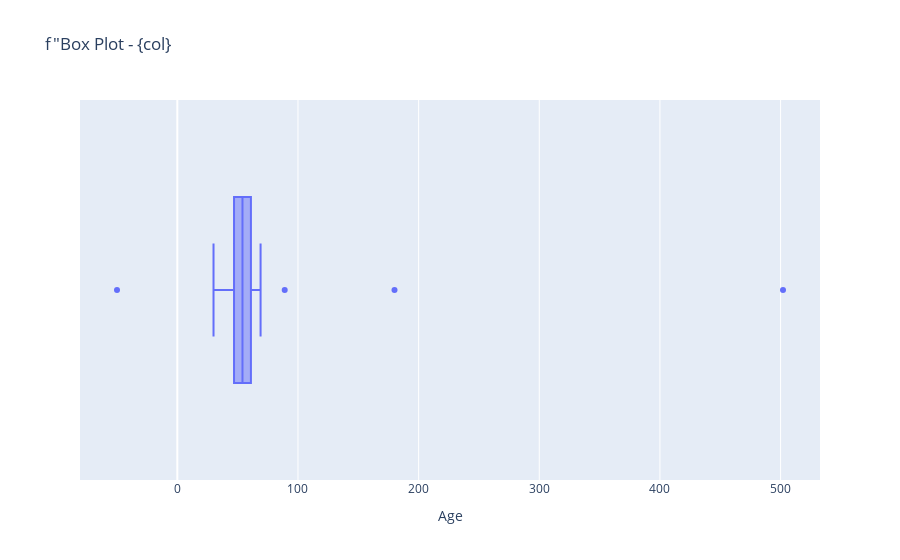
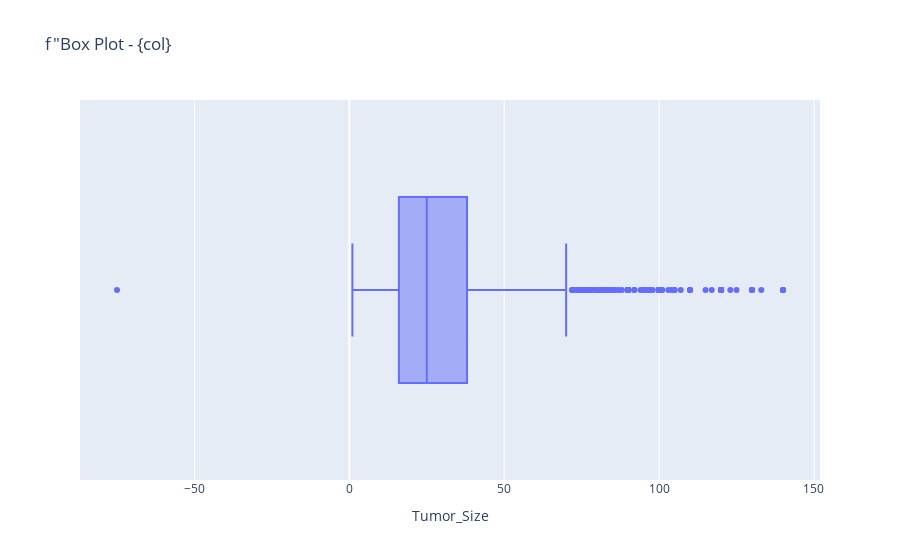
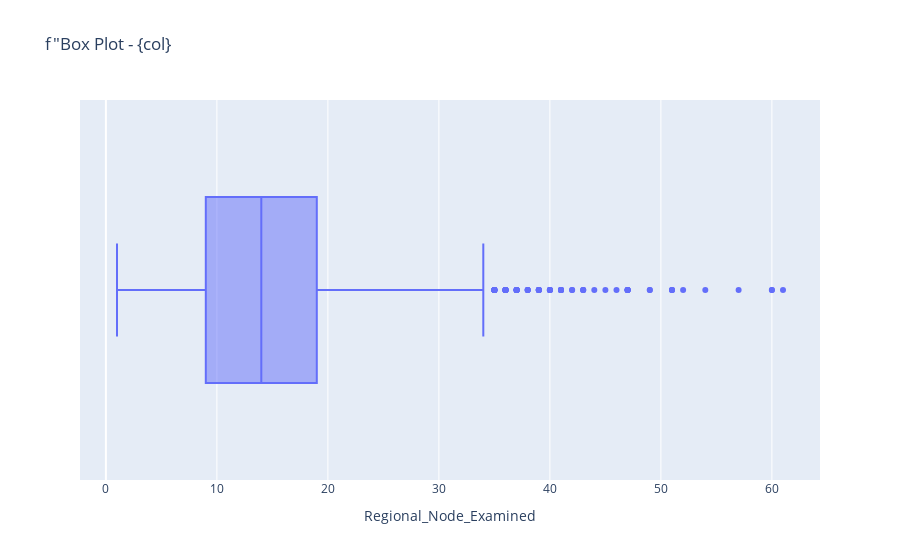
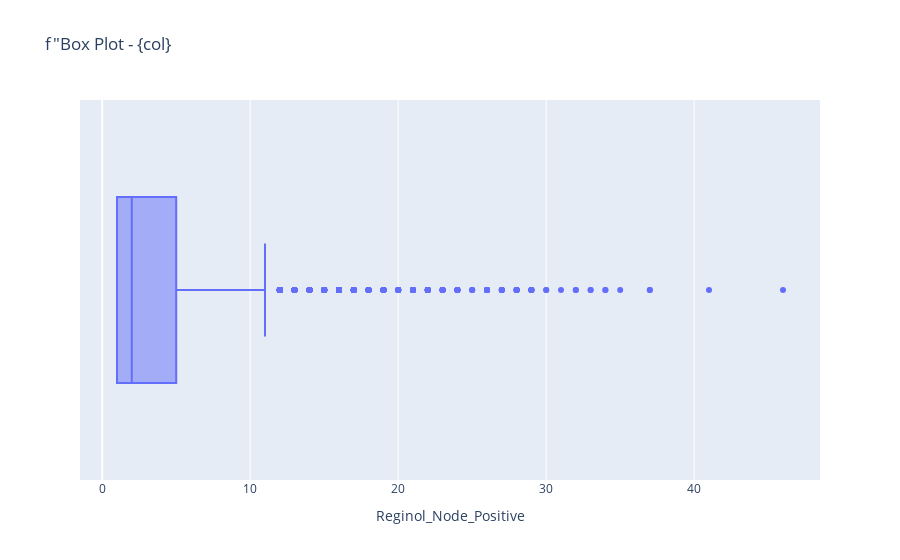

These figures' notebook cell, in order:
### Code cell
for col in outl_cols:
    fig = px.box(df,x=col,title='f"Box Plot - {col}')
    fig.show()

### Figure 1 — Plotly figure (JSON) as saved in the notebook; plotly's stock layout.template omitted (floating-point values rounded to 4 significant figures; data arrays with more than 128 entries replaced by an {"elided": "..."} marker saying what was removed)
{"data": [{"alignmentgroup": "True", "hovertemplate": "Age=%{x}<extra></extra>", "legendgroup": "", "marker": {"color": "#636efa"}, "name": "", "notched": false, "offsetgroup": "", "orientation": "h", "showlegend": false, "type": "box", "x": {"elided": "4007 float values"}, "x0": " ", "xaxis": "x", "y0": " ", "yaxis": "y"}], "layout": {"boxmode": "group", "legend": {"tracegroupgap": 0}, "title": {"text": "f\"Box Plot - {col}"}, "xaxis": {"anchor": "y", "domain": [0, 1], "title": {"text": "Age"}}, "yaxis": {"anchor": "x", "domain": [0, 1]}}}

### Figure 2 — Plotly figure (JSON) as saved in the notebook; plotly's stock layout.template omitted (floating-point values rounded to 4 significant figures; data arrays with more than 128 entries replaced by an {"elided": "..."} marker saying what was removed)
{"data": [{"alignmentgroup": "True", "hovertemplate": "Tumor_Size=%{x}<extra></extra>", "legendgroup": "", "marker": {"color": "#636efa"}, "name": "", "notched": false, "offsetgroup": "", "orientation": "h", "showlegend": false, "type": "box", "x": {"elided": "4007 float values"}, "x0": " ", "xaxis": "x", "y0": " ", "yaxis": "y"}], "layout": {"boxmode": "group", "legend": {"tracegroupgap": 0}, "title": {"text": "f\"Box Plot - {col}"}, "xaxis": {"anchor": "y", "domain": [0, 1], "title": {"text": "Tumor_Size"}}, "yaxis": {"anchor": "x", "domain": [0, 1]}}}

### Figure 3 — Plotly figure (JSON) as saved in the notebook; plotly's stock layout.template omitted (floating-point values rounded to 4 significant figures; data arrays with more than 128 entries replaced by an {"elided": "..."} marker saying what was removed)
{"data": [{"alignmentgroup": "True", "hovertemplate": "Regional_Node_Examined=%{x}<extra></extra>", "legendgroup": "", "marker": {"color": "#636efa"}, "name": "", "notched": false, "offsetgroup": "", "orientation": "h", "showlegend": false, "type": "box", "x": {"elided": "4007 float values"}, "x0": " ", "xaxis": "x", "y0": " ", "yaxis": "y"}], "layout": {"boxmode": "group", "legend": {"tracegroupgap": 0}, "title": {"text": "f\"Box Plot - {col}"}, "xaxis": {"anchor": "y", "domain": [0, 1], "title": {"text": "Regional_Node_Examined"}}, "yaxis": {"anchor": "x", "domain": [0, 1]}}}

### Figure 4 — Plotly figure (JSON) as saved in the notebook; plotly's stock layout.template omitted (floating-point values rounded to 4 significant figures; data arrays with more than 128 entries replaced by an {"elided": "..."} marker saying what was removed)
{"data": [{"alignmentgroup": "True", "hovertemplate": "Reginol_Node_Positive=%{x}<extra></extra>", "legendgroup": "", "marker": {"color": "#636efa"}, "name": "", "notched": false, "offsetgroup": "", "orientation": "h", "showlegend": false, "type": "box", "x": {"elided": "4007 int values"}, "x0": " ", "xaxis": "x", "y0": " ", "yaxis": "y"}], "layout": {"boxmode": "group", "legend": {"tracegroupgap": 0}, "title": {"text": "f\"Box Plot - {col}"}, "xaxis": {"anchor": "y", "domain": [0, 1], "title": {"text": "Reginol_Node_Positive"}}, "yaxis": {"anchor": "x", "domain": [0, 1]}}}
